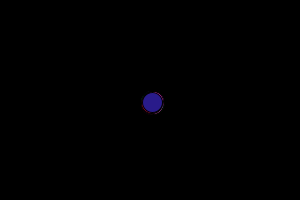
Frame 1 (no input)
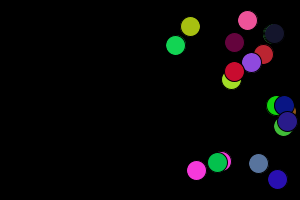
Frame 60 (the mouse pressed at the canvas centre just before this capture)
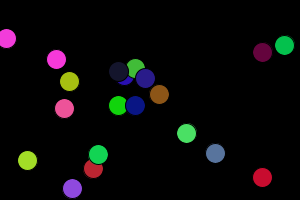
Frame 120 (the mouse held since frame 60 and released just before this capture)

The Processing sketch that drew these frames (run headless with seeded random() and noise(); from frame 60 on, the mouse is pressed at the canvas centre):

// Processing sketch: processing_167529
// ── processing_167529.pde

int num_pilotes=20;

            //declaració de posicions i velocitats:
float [] posicionsX = new float [num_pilotes];
float [] posicionsY = new float [num_pilotes];
float [] velocitatsX = new float [num_pilotes];
float [] velocitatsY = new float [num_pilotes];
int [] sz = new int [num_pilotes];
color [] color_pilota = new int [num_pilotes];

void setup(){
  size(300,200);
  
  //inicialitzem posicions i velocitats:
  for (int i = 0; i < num_pilotes; i++)
    {
    posicionsX [i] = width/2;
    posicionsY [i] = height/2;
    velocitatsX [i] = random(1,5);
    velocitatsY [i] = random(1,5);
     //el random retorna un real, pero he declarat "sz" com un enter, aixi que afegeixo int per convertirlo en un enter.
    sz [i] = int (random (20, 20));
    color_pilota [i] = color (int (random(255)), int (random (255)), int (random (255)));
}
}
void draw(){
  
  background(0);

 for (int i=0; i< num_pilotes; i++) {
   
   modificar_pos (i);
   comprovar_lin (i);
   dibuixar_personatge (i);
   
   
   }
}

void modificar_pos (int _i)

{
    posicionsX [ _i] += velocitatsX [ _i];
    posicionsY [_i] += velocitatsY [_i] ;
    }
void comprovar_lin (int _i)
{
  
    //comprobem limits X
    if((posicionsX [_i] < sz [_i]/2)||(posicionsX [_i]> width-sz [_i]/2)){
      velocitatsX [_i]  = -velocitatsX [_i] ;
    } 
    //comprobem lÃmits Y
    if((posicionsY [_i]< sz [_i])||(posicionsY [_i] >height-sz [_i] /2)){
      velocitatsY [_i] = -velocitatsY [_i];
    } 
}

void dibuixar_personatge (int _i)
{
   //i dibuixem
   fill (color_pilota [_i]);
    ellipse(posicionsX [ _i] , posicionsY [_i] ,sz [_i], sz [_i]);

}
